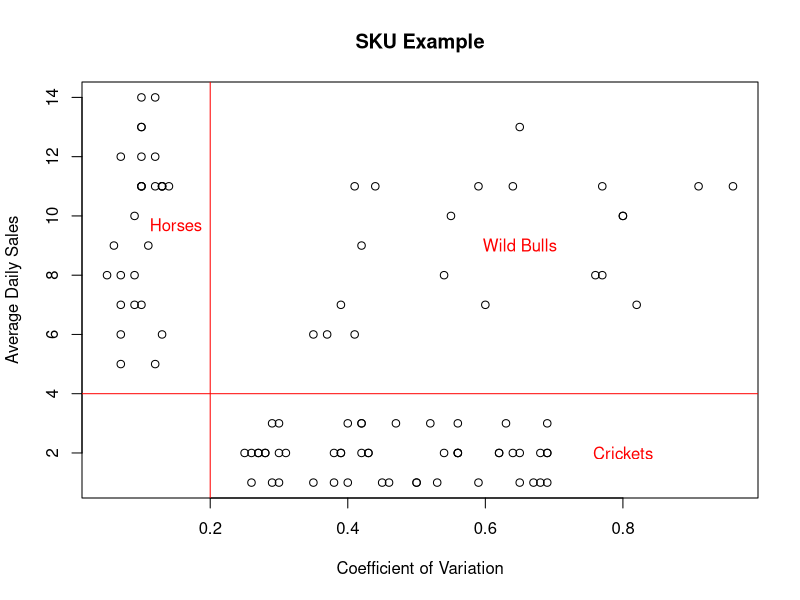
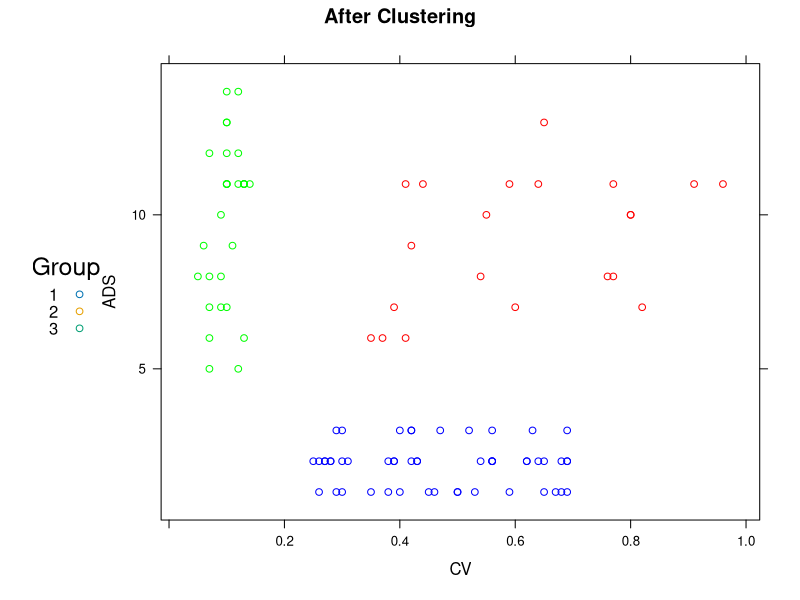
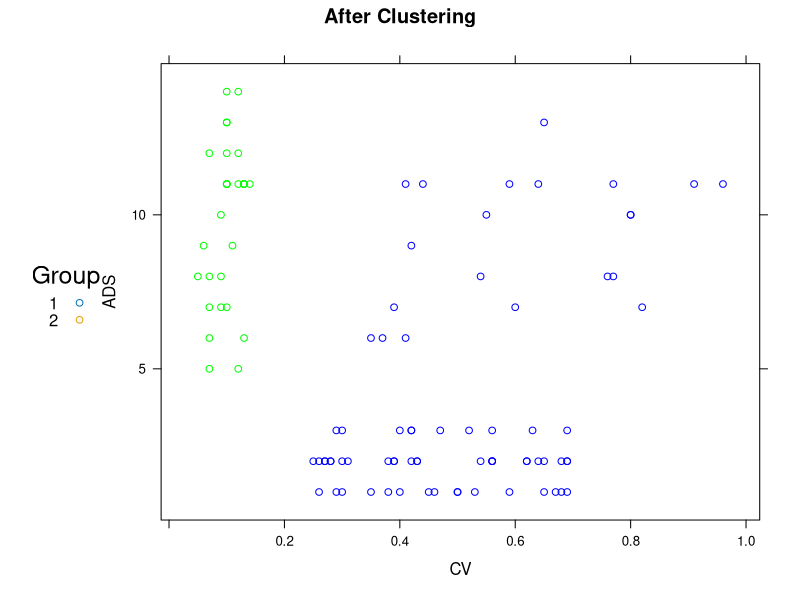
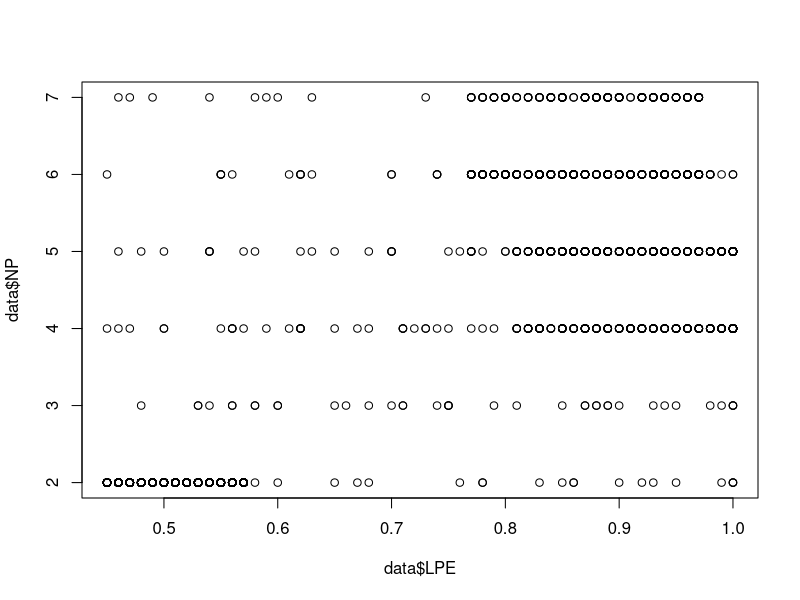
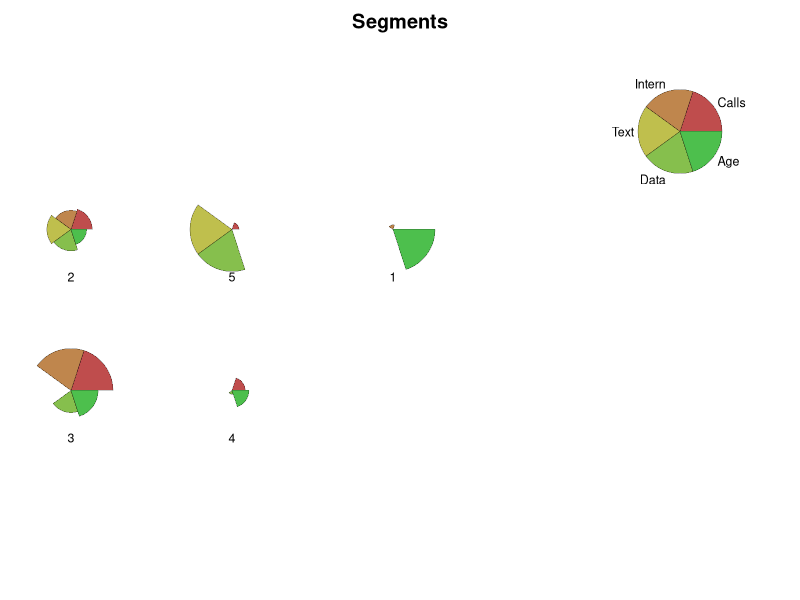

The R script that drew these images, in order:
## ---- chunk 1
setwd("d:/tmp/Dropbox/Edu/Coursea/StrategicBusinessAnalytics/")

require(knitr)
opts_chunk$set(echo = TRUE, cache = FALSE, cache.path = "cache/", fig.path = "figure/", warning = FALSE)
#http://yihui.name/knitr/options/
## ---- chunk 2

rm(list=ls(all=TRUE))

# Let's load our dataset
data=read.table('DATA_2.01_SKU.csv', header = T,sep=',') 
str(data) 
summary(data) 
## ---- chunk 3


plot(data$CV, data$ADS, main = "SKU Example", ylab="Average Daily Sales", xlab= "Coefficient of Variation")

abline(v=0.2, col = "red") 
abline(h=4, col="red") 
text(0.15,9.7, "Horses", col = "red") 
text(0.65,9, "Wild Bulls", col = "red") 
text(0.8,2, "Crickets", col = "red") 
## ---- chunk 4

testdata=data  # To keep our dataset safe, let's create a copy of it called "testdata"

testdata = scale(testdata) 
d = dist(testdata, method = "euclidean") # the dist() function computes the distances of all the observations in our dataset
hcward = hclust(d, method="ward.D") # hclust() function performs hiearchical clustering, we pass it the distances, and we set the method argument to "ward.D"

data$groups<-cutree(hcward,k=3) # assign our points to our k=3 clusters 


#install.packages("lattice") 
library(lattice)

#plot
xyplot(ADS~ CV,main = "After Clustering", type="p",group=groups,data=data, # define the groups to be differentiated 
       auto.key=list(title="Group", space = "left", cex=1.0, just = 0.95), # to produce the legend we use the auto.key= list() 
       par.settings = list(superpose.line=list(pch = 0:18, cex=1)), # the par.settings argument allows us to pass a list of display settings
       col=c('blue','green','red')) # finally we choose the colour of our plotted points per group

## ---- chunk 5
summary(data$CV)
## ---- chunk 6
library(lattice)

d = dist(testdata, method = "euclidean") 
hcward = hclust(d, method="ward.D") 
data$groups<-cutree(hcward,k=2) 

#plot
xyplot(ADS~ CV,main = "After Clustering", type="p",group=groups,data=data, # define the groups to be differentiated 
       auto.key=list(title="Group", space = "left", cex=1.0, just = 0.95), # to produce the legend we use the auto.key= list() 
       par.settings = list(superpose.line=list(pch = 0:18, cex=1)), # the par.settings argument allows us to pass a list of display settings
       col=c('blue','green','red')) # finally we choose the colour of our plotted points per group

## ---- chunk 7
rm(list=ls(all=TRUE))
data=read.table('DATA_2.02_HR.csv',header = T,sep=',') 
str(data)
summary(data)
## ---- chunk 8
testdata = data
testdata = scale(testdata) # the scale function automatically performs data normalization on all your variables

d = dist(testdata, method = "euclidean") 
hcward = hclust(d, method="ward.D") 
data$groups = cutree(hcward,k=4) # assign our points to our k=4 clusters 
## ---- chunk 9

aggdata = aggregate(.~ groups, data=data, FUN=mean) # The aggregate() function presents a summary of a statistic, broken down by one or more groups. Here we compute the mean of each variable for each group. 

# One thing we would like to have is the proportion of our data that is in each cluster
proptemp=aggregate(S~ groups, data=data, FUN=length) # we create a variable called proptemp which computes the number of observations in each group (using the S variable, but you can take any.)
aggdata$proportion=(proptemp$S)/sum(proptemp$S) # proportion of observations in each group we compute the ratio between proptemp and the total number of observations
aggdata=aggdata[order(aggdata$proportion,decreasing=T),] # Let's order the groups from the larger to the smaller

# Let's see the output by calling our aggdata variable
aggdata
## ---- chunk 10
testdata=data[,1:5] # we create a new dataset, called "testdata" includes all the rows and the 5 first columns of our original dataset 

testdata = scale(testdata) # We normalize again our original variables
d = dist(testdata, method = "euclidean") # We compute the distances between observations
hcward = hclust(d, method="ward.D") # Hiearchical Clustering using Ward criterion

data$groups = cutree(hcward,k=4) # Create segments for k=4
# Note that we re-use the original dataset "data" (where the variable Newborn is still present) and not "testdata" (where the variable Newborn has been removed)
# Hence we'll be able to produce summary statistics also for the Newborn variable regardless it wasn't included when doing the second version of the clustering

aggdata = aggregate(.~ groups, data=data, FUN=mean) # Aggregate the values again

proptemp=aggregate(S~ groups, data=data, FUN=length)  # Compute the number of observations per group
aggdata$proportion=(proptemp$S)/sum(proptemp$S) # Compute the proportion
aggdata=aggdata[order(aggdata$proportion,decreasing=T),] # Let's order the groups from the larger to the smaller

# Let's see the output by calling our aggdata variable
aggdata 

#Export the output 
#write.csv(aggdata, "HR_example_Numerical_Output.csv", row.names=FALSE)


## ---- chunk 11
plot(data$LPE,data$NP)
## ---- chunk 12

testdata = data[1:3] # Satisfaction, Project Evaluation and Number of Projects Done

testdata = scale(testdata)
d = dist(testdata, method = "euclidean") 
hcward = hclust(d, method="ward.D") 
data$groups = cutree(hcward,k=2) # assign our points to our k=4 clusters 

## ---- chunk 13
aggdata = aggregate(.~ groups, data=data, FUN=median)
aggdata$S
## ---- chunk 14
rm(list=ls(all=TRUE))

# Let's load the data
data=read.table('DATA_2.03_Telco.csv', header = T,sep=',')
str(data) 
summary(data) 
## ---- chunk 15
testdata=data # To keep our dataset safe, let's create a copy of it called "testdata"
testdata = scale(testdata) # the scale function automatically performs data normalization on all your variables

d = dist(testdata, method = "euclidean") # the dist() function computes the distances of all the observations in our dataset
hcward = hclust(d, method="ward.D") # hclust() function performs hiearchical clustering, we pass it the distances, and we set the method argument to "ward.D"

data$groups=cutree(hcward,k=8) # assign our points to our k=8 clusters 
aggdata= aggregate(.~ groups, data=data, FUN=mean) # Aggregation by group and computation of the mean values
proptemp=aggregate(Calls~ groups, data=data, FUN=length) # Computation of the number of observations by group
aggdata$proportion=(proptemp$Calls)/sum(proptemp$Calls) # Computation of the proportion by group
aggdata=aggdata[order(aggdata$proportion,decreasing=T),] # Ordering from the largest group to the smallest

aggdata
## ---- chunk 16
data$groups= cutree(hcward,k=5) #Create segments for k=5
aggdata= aggregate(.~ groups, data=data, FUN=mean) 
proptemp=aggregate(Calls~ groups, data=data, FUN=length) 
aggdata$proportion=(proptemp$Calls)/sum(proptemp$Calls) 
aggdata=aggdata[order(aggdata$proportion,decreasing=T),] 

aggdata
#write.csv(aggdata, file = "aggdataTelco5seg.csv", row.names=FALSE) # Let's save the output in a csv to work on it in Excel later
## ---- chunk 17
palette(rainbow(12, s = 0.6, v = 0.75)) # Select the colors to use
stars(aggdata[,2:(ncol(data))], len = 0.6, key.loc = c(11, 6),xlim=c(2,12),main = "Segments", draw.segments = TRUE,nrow = 2, cex = .75,labels=aggdata$groups)

## ---- chunk 18
length(data$Intern) - sum(data$Intern>0)
